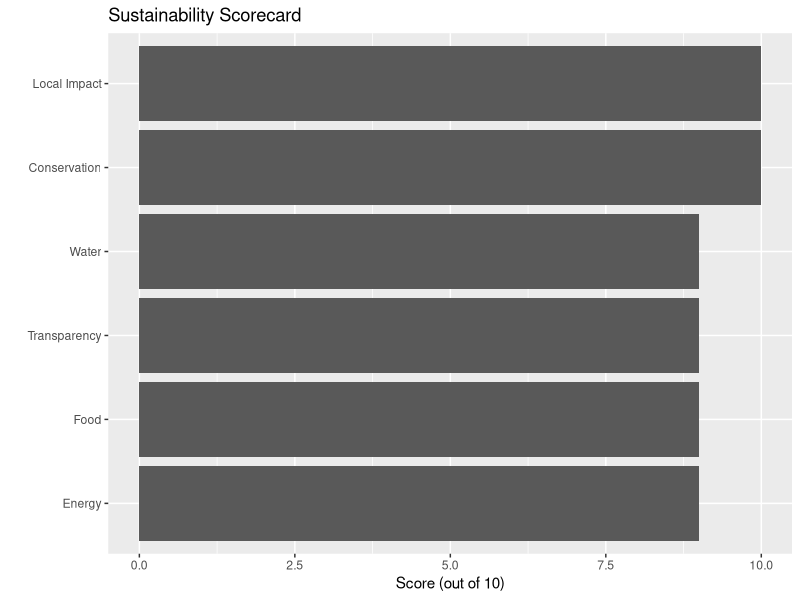

Generate this figure with R:
## ---- chunk 1
library(tidyverse)

misool <- tibble(
  category = c("Energy", "Water", "Food", "Local Impact", "Conservation", "Transparency"),
  score = c(9, 9, 9, 10, 10, 9)
)

ggplot(misool, aes(x = reorder(category, score), y = score)) +
  geom_col() +
  coord_flip() +
  labs(
    title = "Sustainability Scorecard",
    x = "",
    y = "Score (out of 10)"
  )
